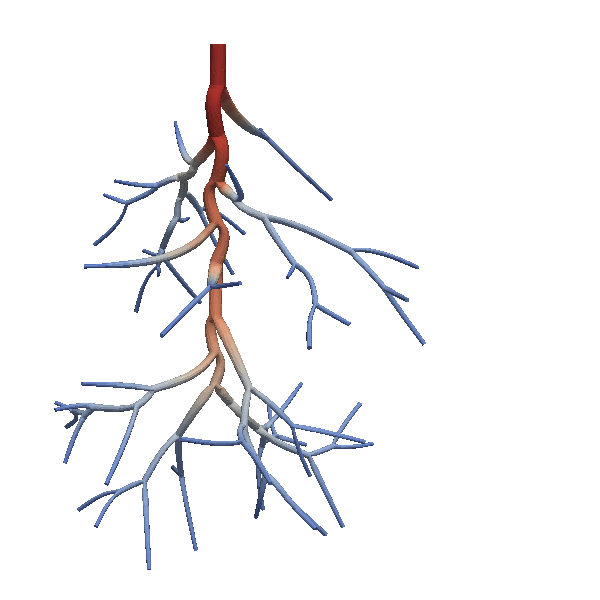
#> input picture figures/source_panels/fig_vessels_2.png, 600 x 600 px, found by its file name
$ python 'Radius&Vectors.py'
#> lines starting #> are read from the running program, lines starting #| are printed output that depends on the picture
from pathlib import Path
import matplotlib.pyplot as plt
import numpy as np
import matplotlib.image as mpimg
import matplotlib.gridspec as gridspec
from mpl_toolkits.axes_grid1.inset_locator import inset_axes
from mpl_toolkits.axes_grid1 import make_axes_locatable

img = mpimg.imread('fig_vessels_2.png')
#> img is the input picture: shape (600, 600, 4) float32; mean R, G, B, A 0.962, 0.96, 0.966, 1
plt.style.use(Path(__file__).resolve().parent / 'PlotStyle.mplstyle')
fig = plt.figure()
gs = gridspec.GridSpec(1, 2, wspace = 0, hspace = 0, left=0.005, bottom=0.005, right=0.995, top=0.995)
ax1 = fig.add_subplot(gs[0, 0])
ax1.set_xticks([])
ax1.set_yticks([])
ax1.text(.025,.9834,'a', horizontalalignment='left', verticalalignment='top',transform=ax1.transAxes, weight='bold')
img = ax1.imshow(img, cmap='RdBu_r', aspect = 'auto')
img.set_clim([0, 1])
axins1 = inset_axes(ax1, width="5%", height="80%", loc='center right', bbox_to_anchor=(0.2,0,.6,1), bbox_transform=ax1.transAxes)
#cbaxes = fig.add_axes([0.8, 0.1, 0.03, 0.8])
cbar = fig.colorbar(img, ax=ax1, cax = axins1, ticks=[0,0.2,0.4,0.6,0.8,1.0])
cbar.ax.set_yticklabels(['100', '200', '300', '400', '500', '600'])  # vertically oriented colorbar
#ax.set(ylabel='Vessel Radius(µm)')
ax1.yaxis.set_label_position("right")
cbar.set_label("Vessel Radius(µm)")
#axins1.yaxis.set_ticks_position("left")

ax_aux = fig.add_subplot(gs[0, 1])
ax_aux.set_xticks([])
ax_aux.set_yticks([])

innerGs = gridspec.GridSpecFromSubplotSpec(3, 2,gs[0, 1], wspace=0, hspace=0.0)

imgV1 = mpimg.imread('V1.png')
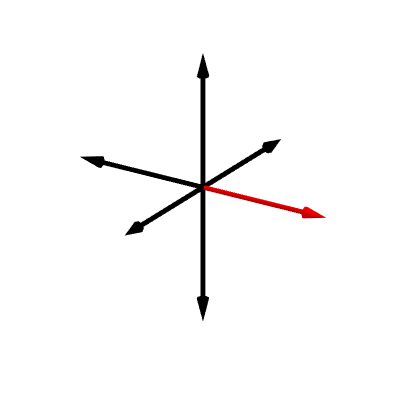
#> input picture figures/source_panels/V1.png, 400 x 400 px, found by its file name
#> imgV1 is the input picture: shape (400, 400, 4) float32; mean R, G, B, A 0.981, 0.977, 0.977, 1
ax2 = plt.Subplot(fig, innerGs[0, 0])
ax2.imshow(imgV1, aspect = 'auto')
ax2.set_xticks([])
ax2.set_yticks([])
ax2.text(.05,.95,'b', horizontalalignment='left', verticalalignment='top',transform=ax2.transAxes, weight='bold')
ax2.text(.5,.05,'v1 = (1, 0, 0)', horizontalalignment='center', verticalalignment='center',transform=ax2.transAxes, fontsize=9)
fig.add_subplot(ax2)

imgV2 = mpimg.imread('V2.png')
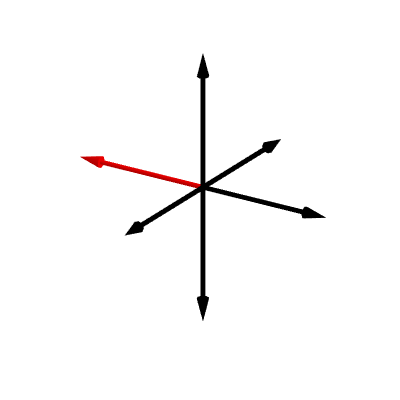
#> input picture figures/source_panels/V2.png, 400 x 400 px, found by its file name
#> imgV2 is the input picture: shape (400, 400, 4) float32; mean R, G, B, A 0.98, 0.977, 0.977, 1
ax3 = plt.Subplot(fig, innerGs[0, 1])
ax3.imshow(imgV2, aspect = 'auto')
ax3.set_xticks([])
ax3.set_yticks([])
ax3.text(.05,.95,'c', horizontalalignment='left', verticalalignment='top',transform=ax3.transAxes, weight='bold')
ax3.text(.5,.05,'v2 = (-1, 0, 0)', horizontalalignment='center', verticalalignment='center',transform=ax3.transAxes, fontsize=9)
fig.add_subplot(ax3)

imgV3 = mpimg.imread('V3.png')
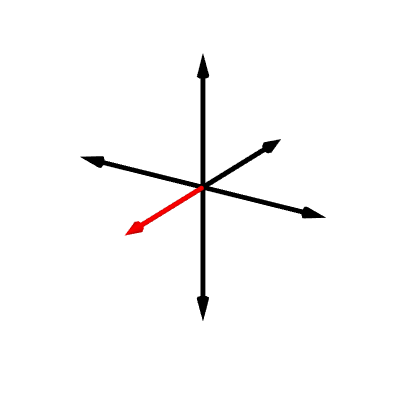
#> input picture figures/source_panels/V3.png, 400 x 400 px, found by its file name
#> imgV3 is the input picture: shape (400, 400, 4) float32; mean R, G, B, A 0.98, 0.977, 0.977, 1
ax4 = plt.Subplot(fig, innerGs[1, 0])
ax4.imshow(imgV3, aspect = 'auto')
ax4.set_xticks([])
ax4.set_yticks([])
ax4.text(.05,.95,'d', horizontalalignment='left', verticalalignment='top',transform=ax4.transAxes, weight='bold')
ax4.text(.5,.05,'v3 = (0, 1, 0)', horizontalalignment='center', verticalalignment='center',transform=ax4.transAxes, fontsize=9)
fig.add_subplot(ax4)

imgV4 = mpimg.imread('V4.png')
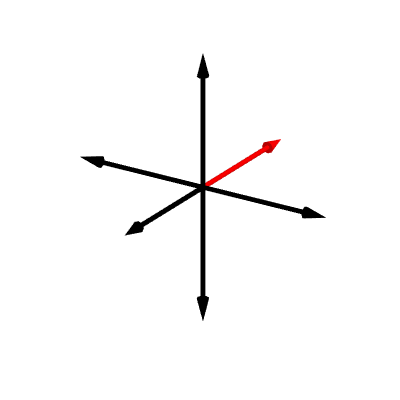
#> input picture figures/source_panels/V4.png, 400 x 400 px, found by its file name
#> imgV4 is the input picture: shape (400, 400, 4) float32; mean R, G, B, A 0.98, 0.977, 0.977, 1
ax5 = plt.Subplot(fig, innerGs[1, 1])
ax5.imshow(imgV4, aspect = 'auto')
ax5.set_xticks([])
ax5.set_yticks([])
ax5.text(.05,.95,'e', horizontalalignment='left', verticalalignment='top',transform=ax5.transAxes, weight='bold')
ax5.text(.5,.05,'v4 = (0, -1, 0)', horizontalalignment='center', verticalalignment='center',transform=ax5.transAxes, fontsize=9)
fig.add_subplot(ax5)

imgV5 = mpimg.imread('V5.png')
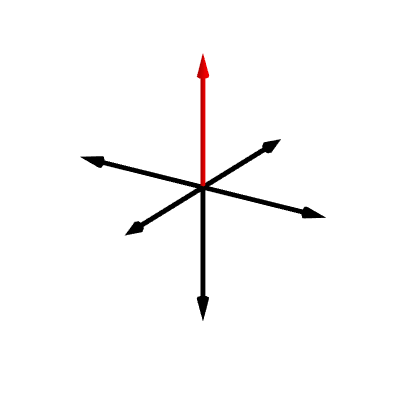
#> input picture figures/source_panels/V5.png, 400 x 400 px, found by its file name
#> imgV5 is the input picture: shape (400, 400, 4) float32; mean R, G, B, A 0.981, 0.977, 0.977, 1
ax6 = plt.Subplot(fig, innerGs[2, 0])
ax6.imshow(imgV5, aspect = 'auto')
ax6.set_xticks([])
ax6.set_yticks([])
ax6.text(.05,.95,'f', horizontalalignment='left', verticalalignment='top',transform=ax6.transAxes, weight='bold')
ax6.text(.5,.05,'v5 = (0, 0, 1)', horizontalalignment='center', verticalalignment='center',transform=ax6.transAxes, fontsize=9)
fig.add_subplot(ax6)

#> (the run stopped early here; a loop or call above may not have finished)
